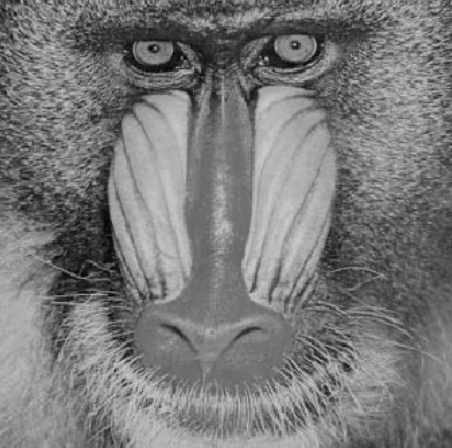
#> input picture Assignment_4/monkey.png, 452 x 448 px
$ jupyter execute --allow-errors 'DSP Assignment 4.ipynb'
#> lines starting #> are read from the running program, lines starting #| are printed output that depends on the picture; after the words box and inside, x2 and y2 are one past the last pixel; in counts of white or black regions, pixels touching at a corner belong together
# Digital Signal Processing Tutorial

JYU

JOHANNES KEPLER UNIVERSITY LINZ $(382.047 / 64 / 66 / 67 / 68 / 69 / 70), 2024 S$

Bernhard Plaimer, Matthias Wagner

Assignment 4

Reconstruction, DFT, FFT, STFT

Information about assignments and in particular on Moodle submission modalities can be found in DSP-Tutorial_2024S_Courselnfo.pdf. Submission deadline is Tue, June 11, 2024, 08:00.

# Exercise 1 Reconstruction (15\%)

Consider the analog signal

$$
x(t)=1+0.5 \cos \left(2 \pi f_{1} t\right)+2 \sin \left(2 \pi f_{2} t\right)+\sin \left(2 \pi f_{3} t\right)
$$

with $f_{1}=2 k \mathrm{kz}, f_{2}=4 \mathrm{kHz}$ and $f_{3}=6 \mathrm{kHz}$.

a) Sketch the Fourier transform of $x(t)$ and plot the analog signal $x(t)$ in Matlab using a timevector $t=0: 1 e-6: 1 e-3$.

[cell 1]
import numpy as np
import matplotlib.pyplot as plt
import os

# Create fig directory if it doesn't exist
if not os.path.exists('fig'):
    os.makedirs('fig')

# Constants
f1 = 2e3  # 2 kHz
f2 = 4e3  # 4 kHz
f3 = 6e3  # 6 kHz
t = np.arange(0, 1e-3, 1e-6)  # time vector from 0 to 1 ms with 1 us step

# Signal definition
x_t = 1 + 0.5 * np.cos(2 * np.pi * f1 * t) + 2 * np.sin(2 * np.pi * f2 * t) + np.sin(2 * np.pi * f3 * t)

# Plotting the analog signal
plt.figure(figsize=(10, 6))
plt.plot(t, x_t)
plt.title('Analog Signal $x(t)$')
plt.xlabel('Time [s]')
plt.ylabel('$x(t)$')
plt.grid(True)
plt.savefig('fig/ex1_a_plot.png')
plt.show()

# Fourier Transform
X_f = np.fft.fft(x_t)
f = np.fft.fftfreq(len(t), d=1e-6)  # frequency vector

# Plotting the Fourier Transform (magnitude spectrum) as stem plot
plt.figure(figsize=(10, 6))
plt.stem(f[:len(f)//2], np.abs(X_f)[:len(f)//2], basefmt=" ")
plt.title('Fourier Transform of $x(t)$')
plt.xlabel('Frequency [Hz]')
plt.ylabel('Magnitude')
plt.xlim(0, 10e3)  # Limit the x-axis to 10 kHz
plt.grid(True)
plt.savefig('fig/ex1_a_fft_stem.png')
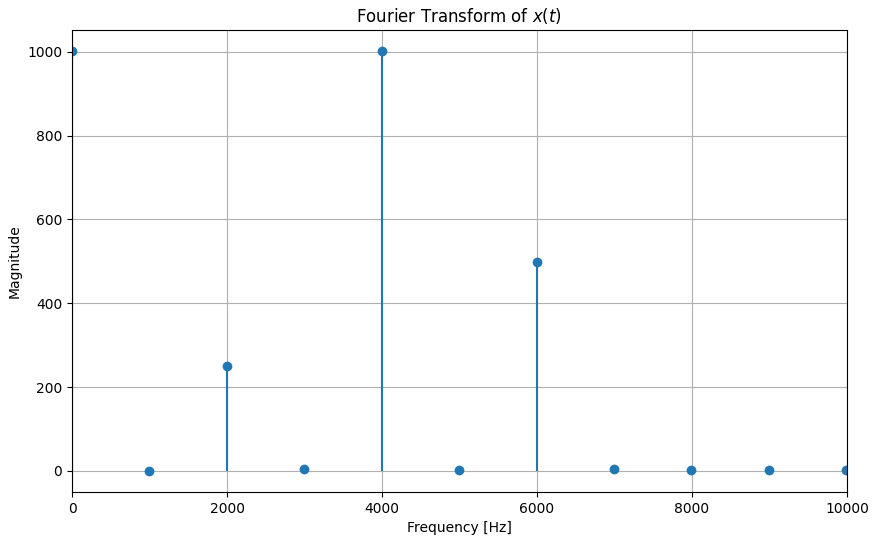
#> figure drawn by matplotlib, 1 panel; curve peaks at x = 3996, y = 1001.7
plt.show()

b) Sample the analog signal $x(t)$ with sampling frequencies $f_{s 1}=9 \mathrm{kHz}$ and $f_{s 2}=14 \mathrm{kHz}$, which yield $x_{1}[n]$ and $x_{2}[n]$, respectively. Sketch the corresponding DTFT spectra.

[cell 2]
import numpy as np
import matplotlib.pyplot as plt
import os

# Create fig directory if it doesn't exist
if not os.path.exists('fig'):
    os.makedirs('fig')

# Constants
f1 = 2e3  # 2 kHz
f2 = 4e3  # 4 kHz
f3 = 6e3  # 6 kHz
t = np.arange(0, 1e-3, 1e-6)  # time vector from 0 to 1 ms with 1 us step

# Signal definition
x_t = 1 + 0.5 * np.cos(2 * np.pi * f1 * t) + 2 * np.sin(2 * np.pi * f2 * t) + np.sin(2 * np.pi * f3 * t)

# Sampling frequencies
fs1 = 9e3  # 9 kHz
fs2 = 14e3  # 14 kHz

# Sampling intervals
T1 = 1 / fs1
T2 = 1 / fs2

# Sampled signals
n1 = np.arange(0, t[-1], T1)
x1_n = 1 + 0.5 * np.cos(2 * np.pi * f1 * n1) + 2 * np.sin(2 * np.pi * f2 * n1) + np.sin(2 * np.pi * f3 * n1)

n2 = np.arange(0, t[-1], T2)
x2_n = 1 + 0.5 * np.cos(2 * np.pi * f1 * n2) + 2 * np.sin(2 * np.pi * f2 * n2) + np.sin(2 * np.pi * f3 * n2)

# DTFT computation function
def dtft(x, N=1024):
    X = np.fft.fft(x, N)
    X = np.fft.fftshift(X)  # Shift zero frequency component to center
    omega = np.linspace(-np.pi, np.pi, N)
    return omega, X

# Compute DTFT
omega1, X1 = dtft(x1_n)
omega2, X2 = dtft(x2_n)

# Plotting DTFT of x1[n]
plt.figure(figsize=(10, 6))
#> (the rest of this cell did not finish here and is left out)

c) After ideal reconstruction you end up with the analog signals $x_{1}(t)$ and $x_{2}(t)$. Sketch the reconstructed analog spectra. Plot the reconstructed time-domain signal. Compare your results with point a).

[cell 3]
import numpy as np
import matplotlib.pyplot as plt
from scipy.signal import butter, filtfilt
import os

# Create fig directory if it doesn't exist
if not os.path.exists('fig'):
    os.makedirs('fig')

# Constants
f1 = 2e3  # 2 kHz
f2 = 4e3  # 4 kHz
f3 = 6e3  # 6 kHz
t = np.arange(0, 1e-3, 1e-6)  # time vector from 0 to 1 ms with 1 us step

# Original Signal
x_t = 1 + 0.5 * np.cos(2 * np.pi * f1 * t) + 2 * np.sin(2 * np.pi * f2 * t) + np.sin(2 * np.pi * f3 * t)

# Sampling frequencies
fs1 = 9e3  # 9 kHz
fs2 = 14e3  # 14 kHz

# Sampling intervals
T1 = 1 / fs1
T2 = 1 / fs2

# Sampled signals
n1 = np.arange(0, t[-1], T1)
x1_n = 1 + 0.5 * np.cos(2 * np.pi * f1 * n1) + 2 * np.sin(2 * np.pi * f2 * n1) + np.sin(2 * np.pi * f3 * n1)

n2 = np.arange(0, t[-1], T2)
x2_n = 1 + 0.5 * np.cos(2 * np.pi * f1 * n2) + 2 * np.sin(2 * np.pi * f2 * n2) + np.sin(2 * np.pi * f3 * n2)

# Ideal reconstruction using low-pass filter
def ideal_reconstruction(x_n, fs, t):
    nyquist_rate = fs / 2.0
    # Design an ideal low-pass filter
    b, a = butter(4, 0.5, btype='low')  # 0.5 is the normalized cutoff frequency
    # Upsample and filter the signal
    x_reconstructed = np.interp(t, np.arange(0, len(x_n)) * (1 / fs), x_n)
    x_reconstructed = filtfilt(b, a, x_reconstructed)
    return x_reconstructed

x1_t_reconstructed = ideal_reconstruction(x1_n, fs1, t)
x2_t_reconstructed = ideal_reconstruction(x2_n, fs2, t)

# Plotting the reconstructed signals
plt.figure(figsize=(10, 6))
plt.plot(t, x1_t_reconstructed, label='Reconstructed $x_1(t)$')
plt.plot(t, x_t, label='Original $x(t)$', linestyle='--')
plt.title('Reconstructed Signal $x_1(t)$ (Sampled at 9 kHz)')
plt.xlabel('Time [s]')
plt.ylabel('$x_1(t)$')
plt.legend()
plt.grid(True)
plt.savefig('fig/ex1_c_reconstructed_x1.png')
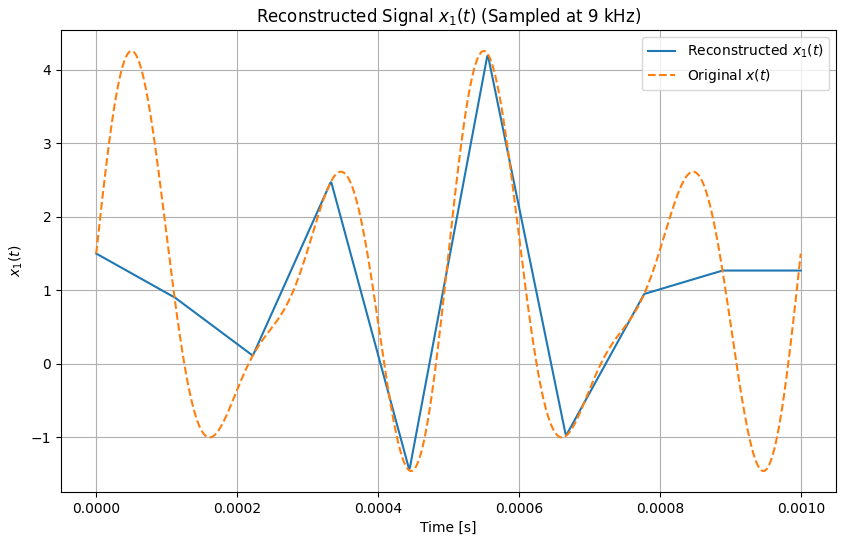
#> figure drawn by matplotlib, 1 panel; curve peaks at x = 0.000556, y = 4.19; curve peaks at x = 5e-05, y = 4.26
plt.show()

plt.figure(figsize=(10, 6))
plt.plot(t, x2_t_reconstructed, label='Reconstructed $x_2(t)$')
plt.plot(t, x_t, label='Original $x(t)$', linestyle='--')
plt.title('Reconstructed Signal $x_2(t)$ (Sampled at 14 kHz)')
plt.xlabel('Time [s]')
plt.ylabel('$x_2(t)$')
plt.legend()
plt.grid(True)
plt.savefig('fig/ex1_c_reconstructed_x2.png')
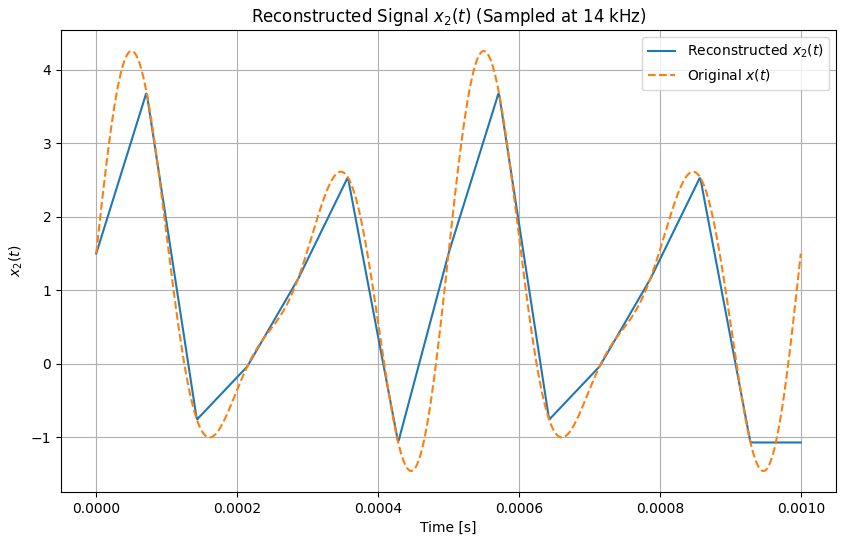
#> figure drawn by matplotlib, 1 panel; curve peaks at x = 0.000571, y = 3.68; curve peaks at x = 5e-05, y = 4.26
plt.show()

## Exercise 2 DFT Theory (20\%)

100 values of an analog signal $x(t)$ were measured with a sampling time of $1 \mathrm{~ms}$, leading to the discrete-time signal $x[n]$. This time domain signal $x[n]$ is transformed to frequency domain using the DFT/FFT, i.e., a 100-point DFT/FFT is calculated.

(a) What is the frequency spacing between two neighboring spectral points in the DFT spectrum, i.e., what is the frequency resolution?

(b) What is the "period" of the DFT spectrum in terms of samples, in terms of frequency, and in terms of normalized angular frequency?

We now append zeros to the discrete-time signal $x[n]$ to obtain a signal that has a length of 128 samples.

(c) Why do we append exactly so many zeros, so that a total signal of length $128=2^{7}$ results?

(d) What is the frequency spacing between two neighboring spectral points in the DFT spectrum now?

(e) How can the changed distance between two neighboring spectral points be interpreted?

## E#xercise 3 FFT in Image Processing (15\%)

In image processing, besides other methods, also the FFT can be utilized to conduct edge detection. To this end, a two-dimensional FFT (MATLAB command: $f f t 2$ ) is calculated from an image to transform it from spatial domain to frequency domain. Here, edges in an image produce high frequencies in the corresponding spectrum.

In this exercise, you should make the edges of an image visible. Start by making yourself familiar with the MatLAB script fft\_edge\_detection. Now filter the image in frequency domain, such that the edges become visible after a transformation back to spatial domain. Describe your approach and justify why it works. A solution could look the one depicted in Fig. 1.

Figure 1 Example for edge detection with the FFT.

[cell 4]
import numpy as np
import matplotlib.pyplot as plt
from scipy.fft import fft2, ifft2, fftshift
from imageio import imread

# Read the image
image_path = 'monkey.png'
image = imread(image_path, mode='L')

# Perform the 2D FFT
image_fft = fft2(image)
image_fft_shifted = fftshift(image_fft)  # Shift the zero frequency component to the center

# Create a high-pass filter
rows, cols = image.shape
crow, ccol = rows // 2 , cols // 2  # Center of the image

# Create a mask with high value at edges
high_pass_mask = np.ones((rows, cols), dtype=np.float32)
high_pass_radius = 30  # Adjust the radius to control the filter size
center_radius = high_pass_radius

for i in range(rows):
    for j in range(cols):
        if np.sqrt((i - crow)**2 + (j - ccol)**2) < center_radius:
            high_pass_mask[i, j] = 0
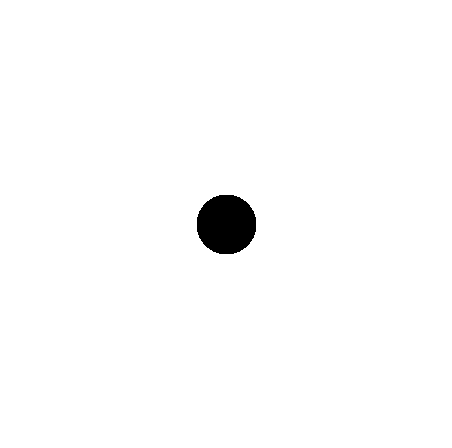
#> high_pass_mask: shape (448, 452) float32; values 0 (black) and 1 (white), 98.6% white; 1 black region, box (x1, y1, x2, y2) and area: (197, 195, 256, 254) 2809

# Apply the high-pass filter
filtered_fft = image_fft_shifted * high_pass_mask

# Inverse FFT to transform back to the spatial domain
filtered_fft_shifted_back = fftshift(filtered_fft)
image_filtered = np.abs(ifft2(filtered_fft_shifted_back))
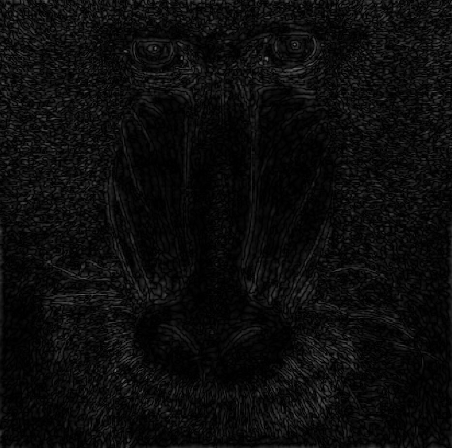
#> image_filtered: shape (448, 452) float64; min 4.23e-06, max 113.8, mean 12.4

# Plot the original and filtered images
plt.figure(figsize=(12, 6))

plt.subplot(1, 2, 1)
plt.imshow(image, cmap='gray')
plt.title('Original Image')
plt.axis('off')

plt.subplot(1, 2, 2)
plt.imshow(image_filtered, cmap='gray')
plt.title('Edge Detection using FFT')
plt.axis('off')

# Save the plot for LaTeX inclusion
plt.savefig('fig/ex3_edge_detection_fft.png')
plt.show()

## Exercise 4 FFT in Audio Signal Processing - Short Time Fourier Transform (30\%)

In the Dual Tone Multiple Frequency (DTMF) method, each of the 16 possible information symbols $q \in\{0,1,2,3,4,5,6,7,8,9, A, B, C, D, *, \#\}$ is represented by a superposition of two sinusoidal audio signals with different frequencies. The assignment of every symbols to the two frequencies contained in the corresponding audio signal is given in Tab. 1. The duration of a single symbol is $70 \mathrm{~ms}$, and the audio signals of two symbols are separated by a pause of $30 \mathrm{~ms}$. The file $\mathrm{dtmf}$. wav contains a signal consisting of a sequence DTMF signals corresponding to a sequence of randomly chosen symbols, where the signal has been generated with a sampling frequency of $f_{s}=8 \mathrm{kHz}$.

Table 1 DTMF frequencies.

|  | $1209 \mathrm{~Hz}$ | $1336 \mathrm{~Hz}$ | $1477 \mathrm{~Hz}$ | $1633 \mathrm{~Hz}$ |
| :---: | :---: | :---: | :---: | :---: |
| $697 \mathrm{~Hz}$ | 1 | 2 | 3 | $A$ |
| $770 \mathrm{~Hz}$ | 4 | 5 | 6 | $B$ |
| $852 \mathrm{~Hz}$ | 7 | 8 | 9 | $C$ |
| $941 \mathrm{~Hz}$ | $*$ | 0 | $\#$ | $D$ |

(a) Write a MatLAB script, where you read in the signal and the sampling frequency from the file dtmf.wav. Hint: the MatLaB function audioread might be useful. Plot a $300 \mathrm{~ms}$ long segment of the signal and put the resulting plot into your protocol (including a correct labeling of the axes, etc.). Given this signal segment in time domain, can you make any statement which symbols are contained in this segment?

[cell 5]
import numpy as np
import matplotlib.pyplot as plt
from scipy.io import wavfile
import os

# Create fig directory if it doesn't exist
if not os.path.exists('fig'):
    os.makedirs('fig')

# Read the DTMF signal from the WAV file
#> (the rest of this cell did not finish here and is left out)

(b) Compute the spectrum for the whole signal length using the MATLAB command fft. Plot the magnitude of the spectrum. Label the axes correctly, with the frequency axis scale in $\mathrm{Hz}$ (Hint: the frequency values given in Tab. 1 should be visible at the correct position on the frequency axis).

[cell 6]
import numpy as np
import matplotlib.pyplot as plt
from scipy.io import wavfile
import os

# Create fig directory if it doesn't exist
if not os.path.exists('fig'):
    os.makedirs('fig')

# Read the DTMF signal from the WAV file
#> (the rest of this cell did not finish here and is left out)

(c) Now the so-called short-time Fourier Transform (STFT) should be implemented. To this end, the total signal is grouped into overlapping blocks of a specified length, and each block is transformed individually into frequency domain. Additionally, the individual blocks should be filtered using a Hamming window (MATLAB command hamming) for improving the spectral illustration.

- Implement the generation of the signal blocks given the total signal. Every block should have a length of 256 samples. Use an overlapping factor of 2, i.e., every block is overlapping with its preceding block by half the signal length. The last block should also have a length of 256 , i.e., if not enough samples from the total signal are left to obtain a block of length 256 , append the appropriate number of zeros.
- Every block should be multiplied with a Hamming window. The window can be generated with the MATLAB command hamming.
- Transform the windowed blocks to frequency domain using the FFT to obtain the Fourier transformed blocks (FTBs).
- Plot a 2d diagram showing the FTBs. For this purpose, consider which frequency values have to be displayed on the frequency axis, and which time values have to be plotted on the time axis, i.e., which frequency range has been regarded with the FFTs and at which points in time have the FFTs of the individual blocks been computed? Generate two MATLAB vectors $f$ _stft and $t$ _stft, which contain the appropriate frequency and time values, respectively. Then, plot the diagram containing the magnitude of the STFT result using the MATLAB command surface ( $t$ stft, f_stft, abs(stft_mtx)), where stft_mtx is the matrix containing the individual FTBs. Display the amplitude information with the command colorbar. The STFT magnitude diagram in your protocol should look similar as in Fig. 2 (the symbol sequence might not be the same), where in Fig. 2 only the frequency range 0 $2000 \mathrm{~Hz}$ is shown.

Figure 2 STFT magnitude of a DTMF sequence.

[cell 7]
import numpy as np
import matplotlib.pyplot as plt
from scipy.io import wavfile
from scipy.signal import hamming
import os

# Create fig directory if it doesn't exist
if not os.path.exists('fig'):
    os.makedirs('fig')

# Read the DTMF signal from the WAV file
#> (the rest of this cell did not finish here and is left out)

(d) Perform the same steps as in (c), but without multiplying the signal blocks by a Hamming window. How does the resulting magnitude diagram of the STFT differ to the one computed in (c)? How is the effect called that causes this difference?

[cell 8]
import numpy as np
import matplotlib.pyplot as plt
from scipy.io import wavfile
import os

# Create fig directory if it doesn't exist
if not os.path.exists('fig'):
    os.makedirs('fig')

# Read the DTMF signal from the WAV file
#> (the rest of this cell did not finish here and is left out)

(e) On basis of the plotted diagram in (c), determine the symbol sequence that has been used for generating the total signal.

(f) Answer the following questions:

- What is the essential difference between the diagrams plotted in (b) and (c), and what becomes apparent in the diagram in (c) that cannot be observed from the diagram in (b)?
- Give an example for an application of the STFT and describe it briefly.

## Exercise 5 Window effects of the DFT (20\%)

Let us consider a signal consisting of two cosine oscillations with close frequencies. The actually infinite signal is time limited by windowing it once with a rectangular window and once with a Hamming window of length N. Generate the signal in MATLAB as follows:

```
N = 128;
n = 0:N-1;
w1 = 2*pi*0.1;
w2 = 2*pi*0.15;
x = cos(w1*n) + cos(w2*n);
```

Since $\mathrm{x}$ has only finite length, it implicitly has already been windowed with a rectangular window.

(a) Compute the (discrete) spectrum of $x$ and plot a line plot of its magnitude (MATLAB commands $f f t$, abs, stem). Do not forget to label the axes!

[cell 9]
import numpy as np
import matplotlib.pyplot as plt

# Parameters
N = 128
n = np.arange(N)
w1 = 2 * np.pi * 0.1
w2 = 2 * np.pi * 0.15

# Generate the signal
x = np.cos(w1 * n) + np.cos(w2 * n)

# Compute the FFT
X = np.fft.fft(x)

# Compute the magnitude of the spectrum
magnitude_spectrum = np.abs(X)

# Generate frequency axis
frequencies = np.fft.fftfreq(N, d=1.0)

# Plot the magnitude spectrum
plt.figure(figsize=(10, 6))
plt.stem(frequencies, magnitude_spectrum, 'b', markerfmt=" ", basefmt="-b")
plt.title('Magnitude Spectrum of x')
plt.xlabel('Frequency (Hz)')
plt.ylabel('Magnitude')
plt.grid(True)
# Save the plot for LaTeX inclusion
plt.savefig('fig/ex5_a_magnitude_spectrum.png')
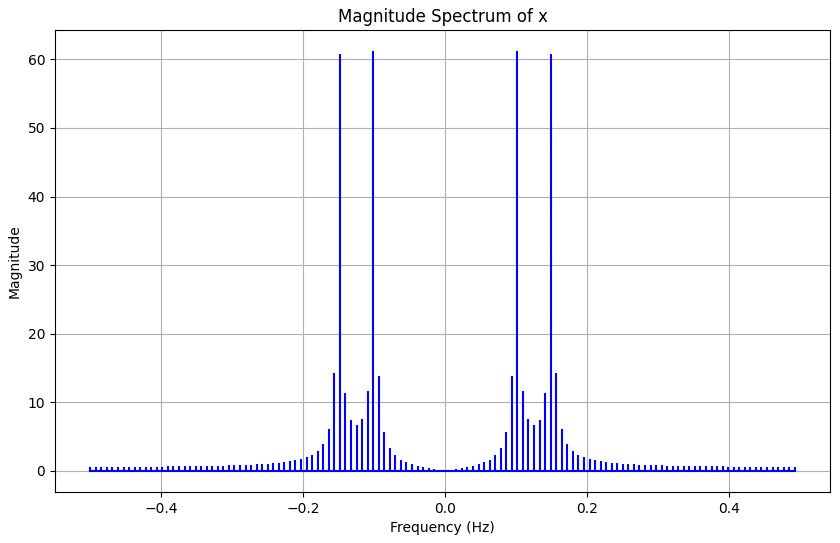
#> figure drawn by matplotlib, 1 panel
plt.show()

(b) Generate a Hamming window of length $N$ using the MatLAB command hamming. Multiply the Hamming window with the signal $\mathrm{x}$ to obtain the signal $\mathrm{y}$. Compute the spectrum of $\mathrm{y}$ and display its magnitude like in (a).

[cell 10]
import numpy as np
import matplotlib.pyplot as plt

# Parameters
N = 128
n = np.arange(N)
w1 = 2 * np.pi * 0.1
w2 = 2 * np.pi * 0.15

# Generate the signal
x = np.cos(w1 * n) + np.cos(w2 * n)

# Generate the Hamming window
hamming_window = np.hamming(N)

# Multiply the Hamming window with the signal x to obtain y
y = x * hamming_window

# Compute the FFT of y
Y = np.fft.fft(y)

# Compute the magnitude of the spectrum
magnitude_spectrum_y = np.abs(Y)

# Generate frequency axis
frequencies = np.fft.fftfreq(N, d=1.0)

# Plot the magnitude spectrum of y
plt.figure(figsize=(10, 6))
plt.stem(frequencies, magnitude_spectrum_y, 'b', markerfmt=" ", basefmt="-b")
plt.title('Magnitude Spectrum of y (Hamming Window Applied)')
plt.xlabel('Frequency (Hz)')
plt.ylabel('Magnitude')
plt.grid(True)
# Save the plot for LaTeX inclusion
plt.savefig('fig/ex5_b_magnitude_spectrum_hamming.png')
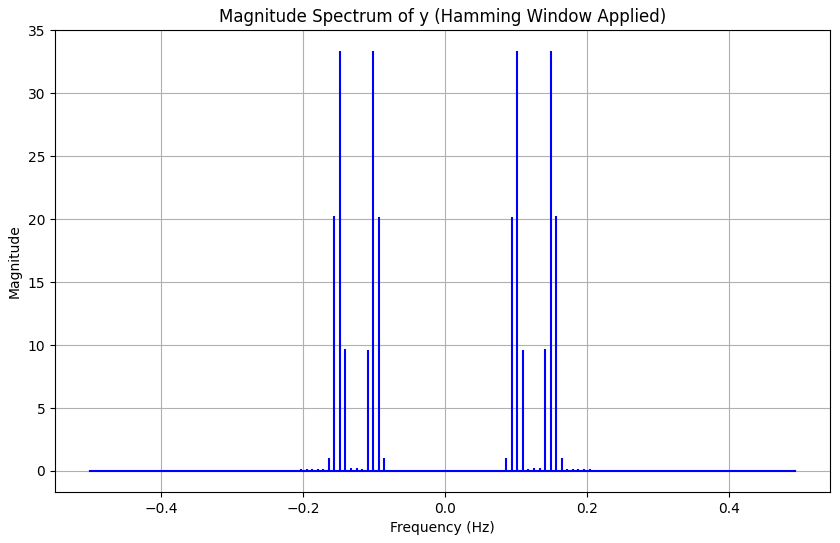
#> figure drawn by matplotlib, 1 panel
plt.show()

(c) Compare and interpret the results from (a) and (b).

(d) Experiment with w1 and w2 (i.e., adjust their values) and find a setting, where the DFT/FFT yields the exact result. Explain why the DFT/FFT result is exact with the selected settings.

[cell 11]
import numpy as np
import matplotlib.pyplot as plt

# Parameters
N = 128
n = np.arange(N)

# Experiment with w1 and w2
w1 = 2 * np.pi * 0.125  # Corresponds to 1/8 of the sampling frequency
w2 = 2 * np.pi * 0.25   # Corresponds to 1/4 of the sampling frequency

# Generate the signal
x = np.cos(w1 * n) + np.cos(w2 * n)

# Compute the FFT
X = np.fft.fft(x)

# Compute the magnitude of the spectrum
magnitude_spectrum = np.abs(X)

# Generate frequency axis
frequencies = np.fft.fftfreq(N, d=1.0)

# Plot the magnitude spectrum
plt.figure(figsize=(10, 6))
plt.stem(frequencies, magnitude_spectrum, 'b', markerfmt=" ", basefmt="-b")
plt.title('Magnitude Spectrum of x with Exact DFT Frequencies')
plt.xlabel('Frequency (Hz)')
plt.ylabel('Magnitude')
plt.grid(True)
# Save the plot for LaTeX inclusion
plt.savefig('fig/ex5_d_magnitude_spectrum_exact.png')
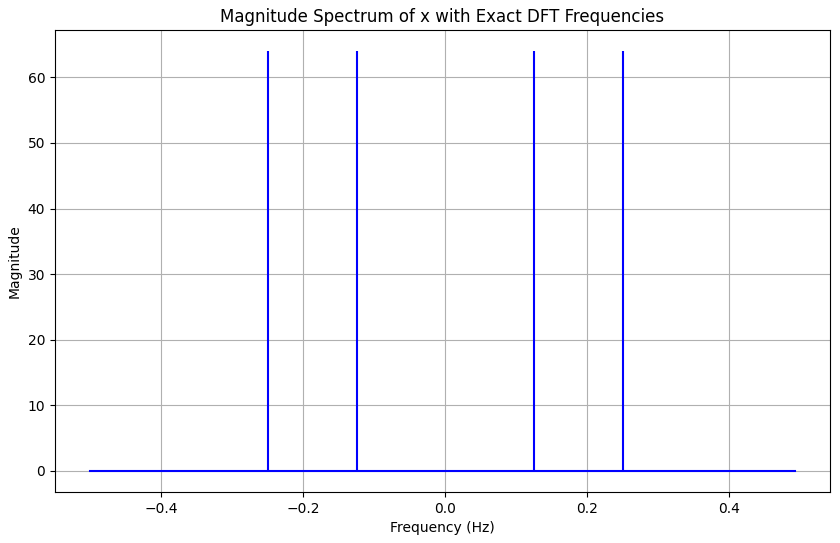
#> figure drawn by matplotlib, 1 panel
plt.show()
